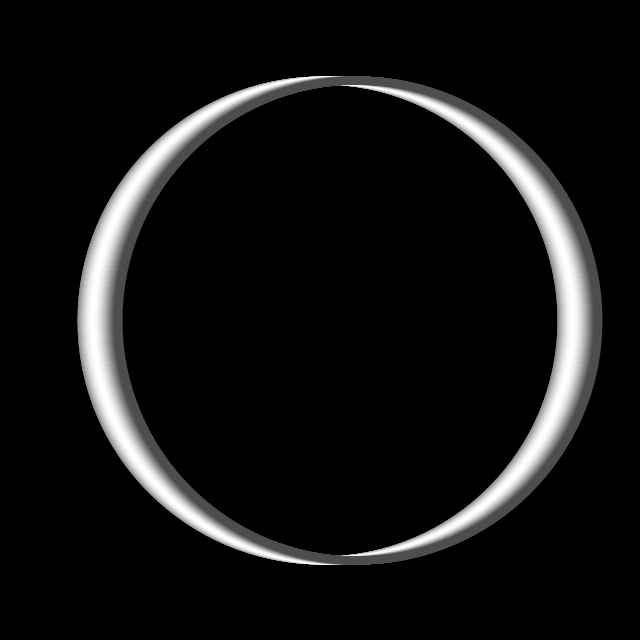
Frame 1 (no input)
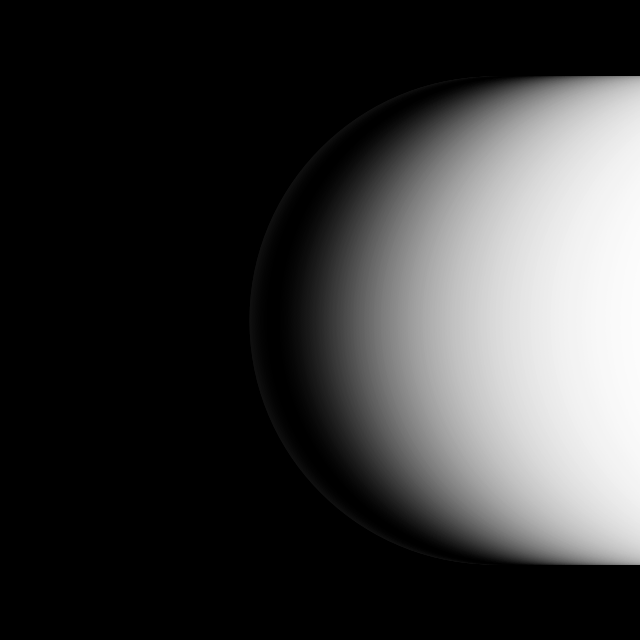
Frame 60 (the mouse pressed at the canvas centre just before this capture)
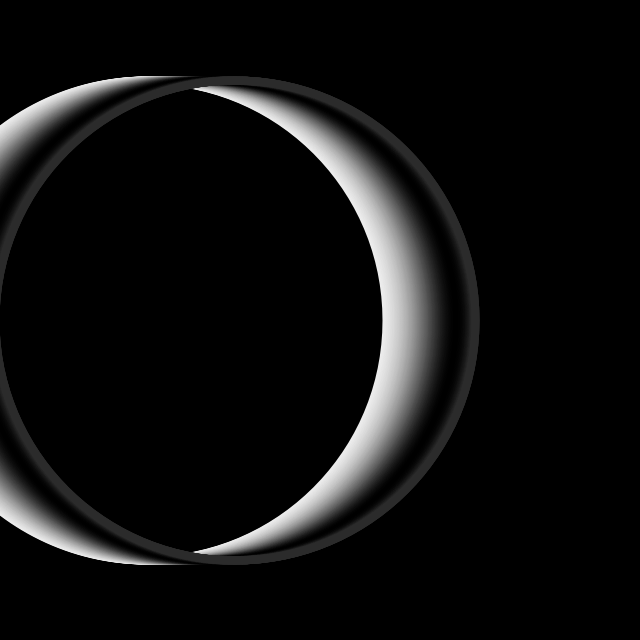
Frame 120 (the mouse held since frame 60 and released just before this capture)

The Processing sketch that drew these frames (run headless with seeded random() and noise(); from frame 60 on, the mouse is pressed at the canvas centre):

// Processing sketch: build
// ── build.pde
/*
 * gallery : circle something
 */

void setup() {
  size(640, 640);
  frameRate(30);
  // ---
  noFill();
  strokeWeight(8);
  smooth();
}

void draw () {
  background(0);
  // ---
  translate(width/2, height/2);
  for (int i = 0; i < 200; i++) {
    float wave = tan(radians(frameCount + i * 0.1)) * 100;
    float c = map(sin(radians(frameCount * 4 + i)), -1, 1, 0, 255);
    stroke(c);
    ellipse(wave, 0, height * 0.75, height * 0.75);
  }
}
